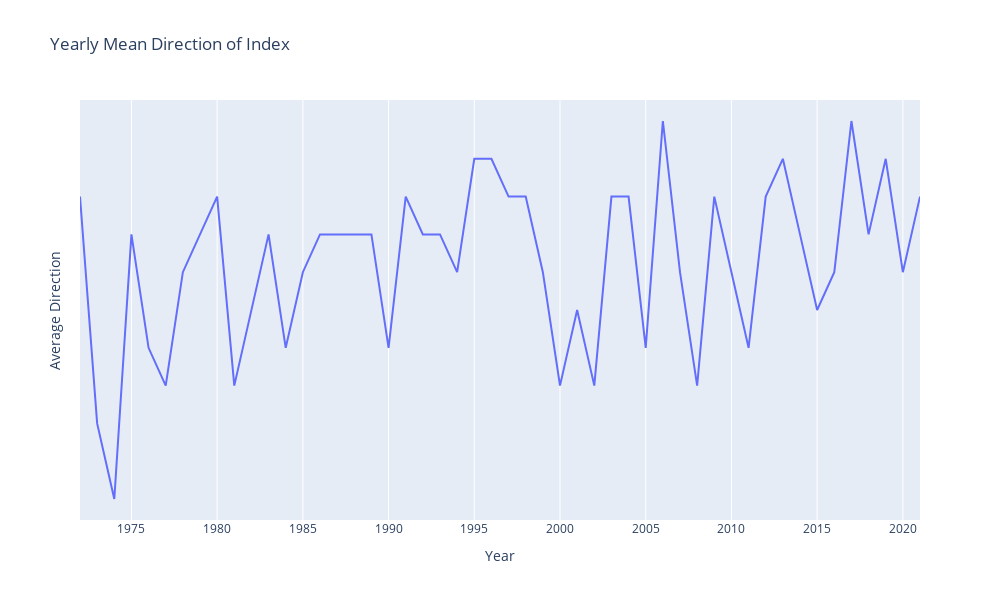

The code cell stored with this chart in its notebook:
### Code cell
# Option 3. Direction (up or down).
df['direction'] = df['Index'].diff(tau) > 0

df['year'] = (df['yyyymm'] / 100).astype(int)

print(df['direction'].value_counts())

#plt.scatter(df['date'], df['direction'].astype(int), alpha=0.5)
#plt.show()

yearly_direction = df.groupby('year')['direction'].mean().reset_index()

# Create a line plot using plotly.express
fig_line = px.line(yearly_direction, x='year', y='direction', 
                   title='Yearly Mean Direction of Index', labels={'direction': 'Average Direction'})
fig_line.update_layout(
    xaxis_title='Year',
    yaxis_title='Average Direction',
    yaxis=dict(tickmode='array', tickvals=[0, 1], ticktext=['Down', 'Up']),  # Adjust as needed
    width=1000,
    height=600
)
fig_line.show()

### Figure 1 — Plotly figure (JSON) as saved in the notebook; plotly's stock layout.template omitted (floating-point values rounded to 4 significant figures)
{"data": [{"hovertemplate": "year=%{x}<br>Average Direction=%{y}<extra></extra>", "legendgroup": "", "line": {"color": "#636efa", "dash": "solid"}, "marker": {"symbol": "circle"}, "mode": "lines", "name": "", "orientation": "v", "showlegend": false, "type": "scatter", "x": [1972, 1973, 1974, 1975, 1976, 1977, 1978, 1979, 1980, 1981, 1982, 1983, 1984, 1985, 1986, 1987, 1988, 1989, 1990, 1991, 1992, 1993, 1994, 1995, 1996, 1997, 1998, 1999, 2000, 2001, 2002, 2003, 2004, 2005, 2006, 2007, 2008, 2009, 2010, 2011, 2012, 2013, 2014, 2015, 2016, 2017, 2018, 2019, 2020, 2021], "xaxis": "x", "y": [0.75, 0.25, 0.08333, 0.6667, 0.4167, 0.3333, 0.5833, 0.6667, 0.75, 0.3333, 0.5, 0.6667, 0.4167, 0.5833, 0.6667, 0.6667, 0.6667, 0.6667, 0.4167, 0.75, 0.6667, 0.6667, 0.5833, 0.8333, 0.8333, 0.75, 0.75, 0.5833, 0.3333, 0.5, 0.3333, 0.75, 0.75, 0.4167, 0.9167, 0.5833, 0.3333, 0.75, 0.5833, 0.4167, 0.75, 0.8333, 0.6667, 0.5, 0.5833, 0.9167, 0.6667, 0.8333, 0.5833, 0.75], "yaxis": "y"}], "layout": {"height": 600, "legend": {"tracegroupgap": 0}, "title": {"text": "Yearly Mean Direction of Index"}, "width": 1000, "xaxis": {"anchor": "y", "domain": [0, 1], "title": {"text": "Year"}}, "yaxis": {"anchor": "x", "domain": [0, 1], "tickmode": "array", "ticktext": ["Down", "Up"], "tickvals": [0, 1], "title": {"text": "Average Direction"}}}}
